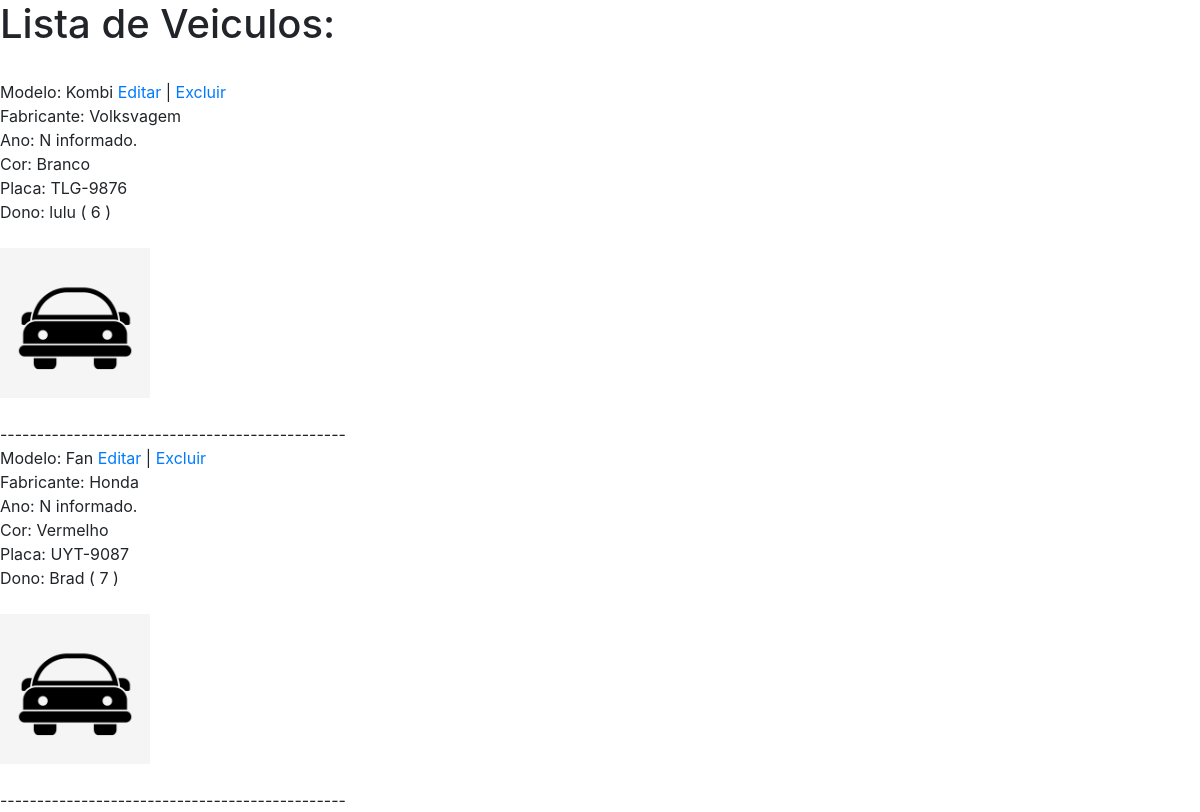
/listagem_veiculos/ (signed in), run on the app's committed database.
### core/models.py (models this page shows, shortened)
class Veiculo(models.Model):
    fabricante = models.CharField(max_length=50)
    modelo = models.CharField(max_length=50)
    ano = models.CharField(max_length=4, blank=True, null=True)
    cor = models.CharField(max_length=20, blank=True, null=True)
    placa = models.CharField(max_length=10)
    foto = models.ImageField(upload_to='fotos_veiculos', blank=True, null=True)
    id_cliente = models.ForeignKey("Cliente", on_delete=models.CASCADE)
    class Meta:
        verbose_name_plural = 'Veículos'

class Cliente(models.Model):
    nome = models.CharField(max_length=100)
    endereco = models.CharField(max_length=100, blank=True, null=True)
    complemento = models.CharField(max_length=50, blank=True, null=True)
    bairro = models.CharField(max_length=100, blank=True, null=True)
    cidade = models.CharField(max_length=100, blank=True, null=True)
    cep = models.CharField(max_length=10, blank=True, null=True)
    email = models.CharField(max_length=100)
    telefone = models.CharField(max_length=30)
    foto = models.ImageField(upload_to='fotos_clientes', blank=True, null=True)
    def __str__(self):
        return self.nome + f' ( {str(self.id)} )'
    class Meta:
        verbose_name_plural = 'Clientes'

### core/views.py (the view)
# urls.py: path('listagem_veiculos/', listagem_veiculos, name='url_listagem_veiculos'),
@login_required
def listagem_veiculos(request):
    veiculos = Veiculo.objects.all()
    contexto = {'veiculos': veiculos}
    return render(request, 'core/listagem_veiculos.html', contexto)

### core/templates/core/listagem_veiculos.html (shortened to what this page needs)
{% extends 'base.html' %}
{% load static %}
{% block main %}
    <h1>Lista de Veiculos:</h1>
    <br>
    {% for veiculo in veiculos %}
        Modelo: {{ veiculo.modelo }}
        <a href="{% url 'url_atualiza_veiculo' veiculo.id %}">Editar</a> |
        <a href="{% url 'url_exclui_veiculo' veiculo.id %}">Excluir</a> <br>
        Fabricante: {{ veiculo.fabricante }} <br>
        {% if veiculo.ano %}
            Ano: {{ veiculo.ano }} <br>
        {% else %}
            Ano: N informado. <br>
        {% endif %}
        {% if veiculo.cor %}
            Cor: {{ veiculo.cor }} <br>
        {% else %}
            Cor: N informado. <br>
        {% endif %}
        Placa: {{ veiculo.placa }} <br>
        Dono: {{ veiculo.id_cliente }} <br>
        <br>
        {% if veiculo.foto %}
            <img src="{{ veiculo.foto.url }}" width="150" alt="foto - veiculo">
        {% else %}
            <img src="{% static 'img/genericCar.jpg' %}" width="150" alt="foto - generica">
        {% endif %}
        <br> <br>
        -----------------------------------------------
        <br>
    {% endfor %}
{% endblock %}

### data on the page
Veiculo: modelo "Kombi", fabricante "Volksvagem", shows "Ano: N informado.", cor "Branco", placa "TLG-9876", id_cliente "lulu ( 6 )"
Veiculo: modelo "Fan", fabricante "Honda", shows "Ano: N informado.", cor "Vermelho", placa "UYT-9087", id_cliente "Brad ( 7 )"
